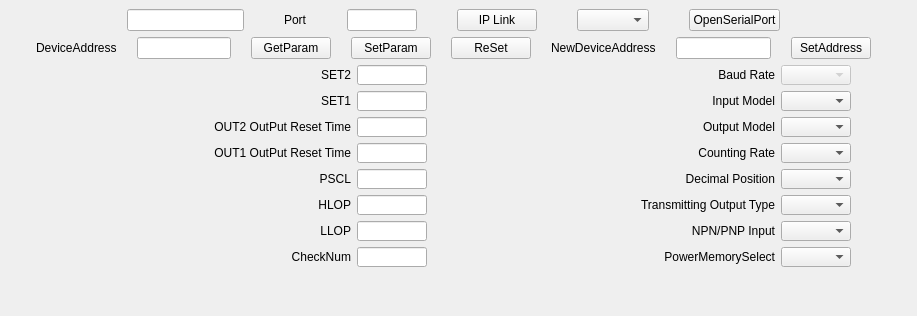
<?xml version="1.0" encoding="UTF-8"?>
<ui version="4.0">
 <class>RollingCheckClass</class>
 <widget class="QMainWindow" name="RollingCheckClass">
  <property name="geometry">
   <rect>
    <x>0</x>
    <y>0</y>
    <width>917</width>
    <height>316</height>
   </rect>
  </property>
  <property name="sizePolicy">
   <sizepolicy hsizetype="Expanding" vsizetype="Expanding">
    <horstretch>0</horstretch>
    <verstretch>0</verstretch>
   </sizepolicy>
  </property>
  <property name="windowTitle">
   <string>MainWindow</string>
  </property>
  <widget class="QWidget" name="centralwidget">
   <property name="sizePolicy">
    <sizepolicy hsizetype="Expanding" vsizetype="Expanding">
     <horstretch>0</horstretch>
     <verstretch>0</verstretch>
    </sizepolicy>
   </property>
   <layout class="QGridLayout" name="gridLayout_2">
    <item row="2" column="0">
     <spacer name="verticalSpacer">
      <property name="orientation">
       <enum>Qt::Vertical</enum>
      </property>
      <property name="sizeHint" stdset="0">
       <size>
        <width>20</width>
        <height>40</height>
       </size>
      </property>
     </spacer>
    </item>
    <item row="0" column="0" rowspan="2" colspan="2">
     <layout class="QVBoxLayout" name="verticalLayout_main">
      <item>
       <layout class="QHBoxLayout" name="horizontalLayout_top" stretch="0,0,0,0,0,0,0,0">
        <property name="spacing">
         <number>40</number>
        </property>
        <property name="leftMargin">
         <number>0</number>
        </property>
        <property name="rightMargin">
         <number>10</number>
        </property>
        <item>
         <spacer name="Spacer_LineRight">
          <property name="orientation">
           <enum>Qt::Horizontal</enum>
          </property>
          <property name="sizeHint" stdset="0">
           <size>
            <width>40</width>
            <height>20</height>
           </size>
          </property>
         </spacer>
        </item>
        <item>
         <widget class="jyipLineEdit" name="jyipLineEdit_IPLine">
          <property name="minimumSize">
           <size>
            <width>0</width>
            <height>0</height>
           </size>
          </property>
         </widget>
        </item>
        <item>
         <widget class="QLabel" name="label_PortNum">
          <property name="text">
           <string>Port</string>
          </property>
         </widget>
        </item>
        <item>
         <widget class="QLineEdit" name="lineEdit_PortNum">
          <property name="minimumSize">
           <size>
            <width>60</width>
            <height>0</height>
           </size>
          </property>
          <property name="maximumSize">
           <size>
            <width>70</width>
            <height>16777215</height>
           </size>
          </property>
         </widget>
        </item>
        <item>
         <widget class="QPushButton" name="pushButton_IPLink">
          <property name="text">
           <string>IP Link</string>
          </property>
         </widget>
        </item>
        <item>
         <widget class="QComboBox" name="comboBox_SelectPort">
          <property name="enabled">
           <bool>true</bool>
          </property>
         </widget>
        </item>
        <item>
         <widget class="QPushButton" name="pushButton_SerialPort">
          <property name="text">
           <string>OpenSerialPort</string>
          </property>
         </widget>
        </item>
        <item>
         <spacer name="Spacer_LineLeft">
          <property name="orientation">
           <enum>Qt::Horizontal</enum>
          </property>
          <property name="sizeHint" stdset="0">
           <size>
            <width>40</width>
            <height>20</height>
           </size>
          </property>
         </spacer>
        </item>
       </layout>
      </item>
      <item>
       <layout class="QHBoxLayout" name="horizontalLayout_second" stretch="0,0,0,0,0,0,0,0,0,0">
        <property name="spacing">
         <number>20</number>
        </property>
        <property name="rightMargin">
         <number>10</number>
        </property>
        <item>
         <spacer name="horizontalSpacer_5">
          <property name="orientation">
           <enum>Qt::Horizontal</enum>
          </property>
          <property name="sizeHint" stdset="0">
           <size>
            <width>40</width>
            <height>20</height>
           </size>
          </property>
         </spacer>
        </item>
        <item>
         <widget class="QLabel" name="label_DeviceAddr">
          <property name="text">
           <string>DeviceAddress</string>
          </property>
         </widget>
        </item>
        <item>
         <widget class="QLineEdit" name="lineEdit_WatchAddr">
          <property name="enabled">
           <bool>true</bool>
          </property>
         </widget>
        </item>
        <item>
         <widget class="QPushButton" name="pushButton_GetParam">
          <property name="text">
           <string>GetParam</string>
          </property>
         </widget>
        </item>
        <item>
         <widget class="QPushButton" name="pushButton_SetParam">
          <property name="text">
           <string>SetParam</string>
          </property>
         </widget>
        </item>
        <item>
         <widget class="QPushButton" name="pushButton_ReSet">
          <property name="text">
           <string>ReSet</string>
          </property>
         </widget>
        </item>
        <item>
         <widget class="QLabel" name="label_newAddr">
          <property name="text">
           <string>NewDeviceAddress</string>
          </property>
         </widget>
        </item>
        <item>
         <widget class="QLineEdit" name="lineEdit_ChangeWatchAddr"/>
        </item>
        <item>
         <widget class="QPushButton" name="pushButton_SetAddr">
          <property name="text">
           <string>SetAddress</string>
          </property>
         </widget>
        </item>
        <item>
         <spacer name="horizontalSpacer_2">
          <property name="orientation">
           <enum>Qt::Horizontal</enum>
          </property>
          <property name="sizeHint" stdset="0">
           <size>
            <width>40</width>
            <height>20</height>
           </size>
          </property>
         </spacer>
        </item>
       </layout>
      </item>
      <item>
       <layout class="QGridLayout" name="gridLayout_buttom">
        <property name="leftMargin">
         <number>0</number>
        </property>
        <property name="topMargin">
         <number>0</number>
        </property>
        <property name="rightMargin">
         <number>57</number>
        </property>
        <item row="7" column="0">
         <widget class="QLabel" name="label_Check">
          <property name="text">
           <string>CheckNum</string>
          </property>
          <property name="alignment">
           <set>Qt::AlignRight|Qt::AlignTrailing|Qt::AlignVCenter</set>
          </property>
         </widget>
        </item>
        <item row="1" column="0">
         <widget class="QLabel" name="label_Set1">
          <property name="text">
           <string>SET1</string>
          </property>
          <property name="alignment">
           <set>Qt::AlignRight|Qt::AlignTrailing|Qt::AlignVCenter</set>
          </property>
         </widget>
        </item>
        <item row="3" column="0">
         <widget class="QLabel" name="label_Out1">
          <property name="text">
           <string>OUT1 OutPut Reset Time</string>
          </property>
          <property name="alignment">
           <set>Qt::AlignRight|Qt::AlignTrailing|Qt::AlignVCenter</set>
          </property>
         </widget>
        </item>
        <item row="0" column="0">
         <widget class="QLabel" name="label_Set2">
          <property name="text">
           <string>SET2</string>
          </property>
          <property name="alignment">
           <set>Qt::AlignRight|Qt::AlignTrailing|Qt::AlignVCenter</set>
          </property>
         </widget>
        </item>
        <item row="1" column="2">
         <widget class="QLabel" name="label_12">
          <property name="text">
           <string>Input Model</string>
          </property>
          <property name="alignment">
           <set>Qt::AlignRight|Qt::AlignTrailing|Qt::AlignVCenter</set>
          </property>
         </widget>
        </item>
        <item row="2" column="3">
         <widget class="QComboBox" name="comboBox_Output">
          <property name="maximumSize">
           <size>
            <width>70</width>
            <height>20</height>
           </size>
          </property>
          <property name="editable">
           <bool>false</bool>
          </property>
          <property name="currentText">
           <string/>
          </property>
          <property name="currentIndex">
           <number>-1</number>
          </property>
          <item>
           <property name="text">
            <string>n</string>
           </property>
          </item>
          <item>
           <property name="text">
            <string>F</string>
           </property>
          </item>
          <item>
           <property name="text">
            <string>C</string>
           </property>
          </item>
          <item>
           <property name="text">
            <string>r</string>
           </property>
          </item>
          <item>
           <property name="text">
            <string>L</string>
           </property>
          </item>
          <item>
           <property name="text">
            <string>K</string>
           </property>
          </item>
          <item>
           <property name="text">
            <string>d</string>
           </property>
          </item>
          <item>
           <property name="text">
            <string>H</string>
           </property>
          </item>
         </widget>
        </item>
        <item row="2" column="0">
         <widget class="QLabel" name="label_Out2">
          <property name="text">
           <string>OUT2 OutPut Reset Time</string>
          </property>
          <property name="alignment">
           <set>Qt::AlignRight|Qt::AlignTrailing|Qt::AlignVCenter</set>
          </property>
         </widget>
        </item>
        <item row="5" column="0">
         <widget class="QLabel" name="label_HLOP">
          <property name="text">
           <string>HLOP</string>
          </property>
          <property name="alignment">
           <set>Qt::AlignRight|Qt::AlignTrailing|Qt::AlignVCenter</set>
          </property>
         </widget>
        </item>
        <item row="4" column="0">
         <widget class="QLabel" name="label_PSCL">
          <property name="text">
           <string>PSCL</string>
          </property>
          <property name="alignment">
           <set>Qt::AlignRight|Qt::AlignTrailing|Qt::AlignVCenter</set>
          </property>
         </widget>
        </item>
        <item row="6" column="0">
         <widget class="QLabel" name="label_LLOP">
          <property name="text">
           <string>LLOP</string>
          </property>
          <property name="alignment">
           <set>Qt::AlignRight|Qt::AlignTrailing|Qt::AlignVCenter</set>
          </property>
         </widget>
        </item>
        <item row="5" column="1">
         <widget class="QLineEdit" name="lineEdit_HLOP">
          <property name="maximumSize">
           <size>
            <width>70</width>
            <height>20</height>
           </size>
          </property>
         </widget>
        </item>
        <item row="4" column="1">
         <widget class="QLineEdit" name="lineEdit_PSCL">
          <property name="maximumSize">
           <size>
            <width>70</width>
            <height>20</height>
           </size>
          </property>
         </widget>
        </item>
        <item row="7" column="1">
         <widget class="QLineEdit" name="lineEdit_CheckNum">
          <property name="enabled">
           <bool>true</bool>
          </property>
          <property name="maximumSize">
           <size>
            <width>70</width>
            <height>20</height>
           </size>
          </property>
          <property name="readOnly">
           <bool>true</bool>
          </property>
         </widget>
        </item>
        <item row="2" column="1">
         <widget class="QLineEdit" name="lineEdit_Out2">
          <property name="maximumSize">
           <size>
            <width>70</width>
            <height>20</height>
           </size>
          </property>
         </widget>
        </item>
        <item row="1" column="1">
         <widget class="QLineEdit" name="lineEdit_Set1">
          <property name="maximumSize">
           <size>
            <width>70</width>
            <height>20</height>
           </size>
          </property>
         </widget>
        </item>
        <item row="3" column="1">
         <widget class="QLineEdit" name="lineEdit_Out1">
          <property name="maximumSize">
           <size>
            <width>70</width>
            <height>20</height>
           </size>
          </property>
         </widget>
        </item>
        <item row="6" column="1">
         <widget class="QLineEdit" name="lineEdit_LLOP">
          <property name="maximumSize">
           <size>
            <width>70</width>
            <height>20</height>
           </size>
          </property>
         </widget>
        </item>
        <item row="3" column="2">
         <widget class="QLabel" name="label_14">
          <property name="text">
           <string>Counting Rate</string>
          </property>
          <property name="alignment">
           <set>Qt::AlignRight|Qt::AlignTrailing|Qt::AlignVCenter</set>
          </property>
         </widget>
        </item>
        <item row="7" column="3">
         <widget class="QComboBox" name="comboBox_PowerMemory">
          <property name="maximumSize">
           <size>
            <width>70</width>
            <height>20</height>
           </size>
          </property>
          <property name="editable">
           <bool>false</bool>
          </property>
          <property name="currentIndex">
           <number>-1</number>
          </property>
          <item>
           <property name="text">
            <string>REC</string>
           </property>
          </item>
          <item>
           <property name="text">
            <string>CLER</string>
           </property>
          </item>
         </widget>
        </item>
        <item row="0" column="3">
         <widget class="QComboBox" name="comboBox_BaudRate">
          <property name="enabled">
           <bool>false</bool>
          </property>
          <property name="maximumSize">
           <size>
            <width>70</width>
            <height>20</height>
           </size>
          </property>
          <property name="editable">
           <bool>false</bool>
          </property>
          <property name="currentIndex">
           <number>-1</number>
          </property>
          <item>
           <property name="text">
            <string>2400</string>
           </property>
          </item>
          <item>
           <property name="text">
            <string>4800</string>
           </property>
          </item>
          <item>
           <property name="text">
            <string>9600</string>
           </property>
          </item>
          <item>
           <property name="text">
            <string>19200</string>
           </property>
          </item>
         </widget>
        </item>
        <item row="4" column="3">
         <widget class="QComboBox" name="comboBox_Float">
          <property name="maximumSize">
           <size>
            <width>70</width>
            <height>20</height>
           </size>
          </property>
          <property name="editable">
           <bool>false</bool>
          </property>
          <property name="currentIndex">
           <number>-1</number>
          </property>
          <item>
           <property name="text">
            <string>无小数点</string>
           </property>
          </item>
          <item>
           <property name="text">
            <string>一位小数点</string>
           </property>
          </item>
          <item>
           <property name="text">
            <string>二位小数点</string>
           </property>
          </item>
          <item>
           <property name="text">
            <string>三位小数点</string>
           </property>
          </item>
          <item>
           <property name="text">
            <string>四位小数点</string>
           </property>
          </item>
         </widget>
        </item>
        <item row="5" column="2">
         <widget class="QLabel" name="label_16">
          <property name="text">
           <string>Transmitting Output Type</string>
          </property>
          <property name="alignment">
           <set>Qt::AlignRight|Qt::AlignTrailing|Qt::AlignVCenter</set>
          </property>
         </widget>
        </item>
        <item row="0" column="2">
         <widget class="QLabel" name="label_4">
          <property name="text">
           <string>Baud Rate</string>
          </property>
          <property name="alignment">
           <set>Qt::AlignRight|Qt::AlignTrailing|Qt::AlignVCenter</set>
          </property>
         </widget>
        </item>
        <item row="6" column="2">
         <widget class="QLabel" name="label_17">
          <property name="text">
           <string>NPN/PNP Input</string>
          </property>
          <property name="alignment">
           <set>Qt::AlignRight|Qt::AlignTrailing|Qt::AlignVCenter</set>
          </property>
         </widget>
        </item>
        <item row="0" column="1">
         <widget class="QLineEdit" name="lineEdit_Set2">
          <property name="maximumSize">
           <size>
            <width>70</width>
            <height>20</height>
           </size>
          </property>
          <property name="inputMask">
           <string/>
          </property>
          <property name="text">
           <string/>
          </property>
         </widget>
        </item>
        <item row="4" column="2">
         <widget class="QLabel" name="label_15">
          <property name="text">
           <string>Decimal Position</string>
          </property>
          <property name="alignment">
           <set>Qt::AlignRight|Qt::AlignTrailing|Qt::AlignVCenter</set>
          </property>
         </widget>
        </item>
        <item row="2" column="2">
         <widget class="QLabel" name="label_13">
          <property name="text">
           <string>Output Model</string>
          </property>
          <property name="alignment">
           <set>Qt::AlignRight|Qt::AlignTrailing|Qt::AlignVCenter</set>
          </property>
         </widget>
        </item>
        <item row="5" column="3">
         <widget class="QComboBox" name="comboBox_TransmittingRate">
          <property name="maximumSize">
           <size>
            <width>70</width>
            <height>20</height>
           </size>
          </property>
          <property name="editable">
           <bool>false</bool>
          </property>
          <property name="currentIndex">
           <number>-1</number>
          </property>
          <item>
           <property name="text">
            <string>0-20mA</string>
           </property>
          </item>
          <item>
           <property name="text">
            <string>4-20mA</string>
           </property>
          </item>
         </widget>
        </item>
        <item row="3" column="3">
         <widget class="QComboBox" name="comboBox_CountingRate">
          <property name="maximumSize">
           <size>
            <width>70</width>
            <height>20</height>
           </size>
          </property>
          <property name="editable">
           <bool>false</bool>
          </property>
          <property name="currentIndex">
           <number>-1</number>
          </property>
          <item>
           <property name="text">
            <string>5</string>
           </property>
          </item>
          <item>
           <property name="text">
            <string>30</string>
           </property>
          </item>
          <item>
           <property name="text">
            <string>1K</string>
           </property>
          </item>
          <item>
           <property name="text">
            <string>5K</string>
           </property>
          </item>
         </widget>
        </item>
        <item row="6" column="3">
         <widget class="QComboBox" name="comboBox_Input">
          <property name="maximumSize">
           <size>
            <width>70</width>
            <height>20</height>
           </size>
          </property>
          <property name="editable">
           <bool>false</bool>
          </property>
          <property name="currentIndex">
           <number>-1</number>
          </property>
          <item>
           <property name="text">
            <string>NPN</string>
           </property>
          </item>
          <item>
           <property name="text">
            <string>PNP</string>
           </property>
          </item>
         </widget>
        </item>
        <item row="1" column="3">
         <widget class="QComboBox" name="comboBox_InputModel">
          <property name="enabled">
           <bool>true</bool>
          </property>
          <property name="maximumSize">
           <size>
            <width>70</width>
            <height>20</height>
           </size>
          </property>
          <property name="editable">
           <bool>false</bool>
          </property>
          <property name="currentText">
           <string/>
          </property>
          <property name="currentIndex">
           <number>-1</number>
          </property>
          <item>
           <property name="text">
            <string>加计数</string>
           </property>
          </item>
          <item>
           <property name="text">
            <string>减计数</string>
           </property>
          </item>
          <item>
           <property name="text">
            <string>可逆A</string>
           </property>
          </item>
          <item>
           <property name="text">
            <string>可逆B</string>
           </property>
          </item>
          <item>
           <property name="text">
            <string>可逆C</string>
           </property>
          </item>
         </widget>
        </item>
        <item row="7" column="2">
         <widget class="QLabel" name="label_18">
          <property name="text">
           <string>PowerMemorySelect</string>
          </property>
          <property name="alignment">
           <set>Qt::AlignRight|Qt::AlignTrailing|Qt::AlignVCenter</set>
          </property>
         </widget>
        </item>
       </layout>
      </item>
     </layout>
    </item>
   </layout>
  </widget>
 </widget>
 <customwidgets>
  <customwidget>
   <class>jyipLineEdit</class>
   <extends>QLineEdit</extends>
   <header>IPLineEdit.h</header>
  </customwidget>
 </customwidgets>
 <resources>
  <include location="../../resources/Rolling_Check.qrc"/>
 </resources>
 <connections/>
</ui>
